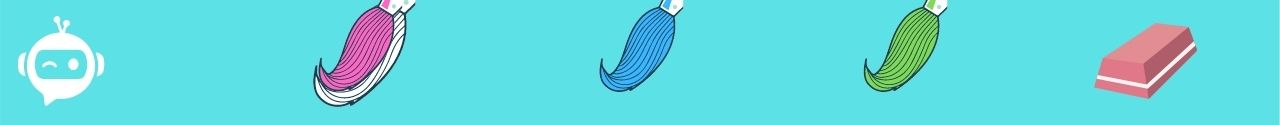
#> input picture opencv/murtazaNew/Virtual Painter/pic/1.jpg, 1280 x 125 px, found by its file name
$ python contours.py
#> lines starting #> are read from the running program, lines starting #| are printed output that depends on the picture; after the words box and inside, x2 and y2 are one past the last pixel; in counts of white or black regions, pixels touching at a corner belong together
"""
Basic  function  57:00 1:12:00
OpenCV Course - Full Tutorial with Python
 https://www.youtube.com/watch?v=oXlwWbU8l2o
 https://github.com/jasmcaus/opencv-course/blob/master/Section%20%231%20-%20Basics/contours.py
 """
import cv2 as cv
import numpy as np

import getpass
BASE_FOLDER = 'C:/Users/'+ getpass.getuser() +'/Pictures/Saved Pictures/'
     # "modrain.jpg"#"grains.jpg" #
mimg = "1.jpg"
path = BASE_FOLDER + mimg

img   = cv.imread(path)
#> img is the input picture: shape (125, 1280, 3); mean B, G, R 221.7, 216.1, 101.1
cv.imshow('Original', img)

# Resizing

resized = cv.resize(img, (500,500), interpolation=cv.INTER_CUBIC)
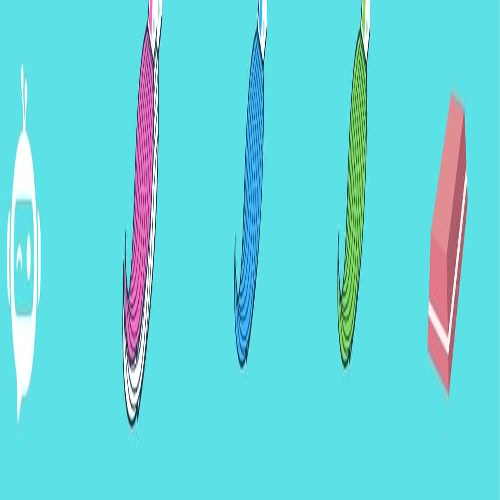
#> resized: shape (500, 500, 3); mean B, G, R 221.7, 216.1, 101.1
cv.imshow('Resized', resized)
img = resized

blank = np.zeros(img.shape, dtype='uint8')
blank1 = np.zeros(img.shape, dtype='uint8')
cv.imshow('Blank', blank)

gray = cv.cvtColor(img, cv.COLOR_BGR2GRAY)
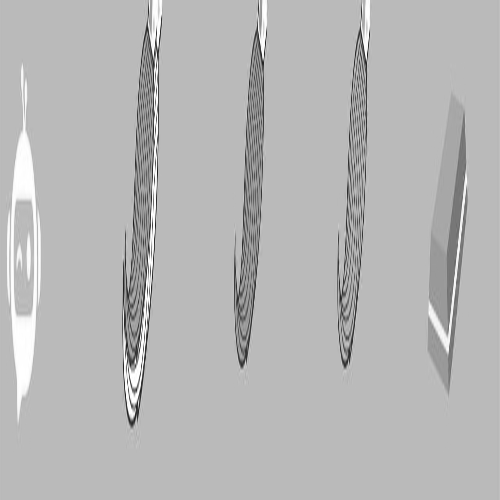
#> gray: shape (500, 500); min 28, max 255, mean 182.5
cv.imshow('Gray', gray)

blur = cv.GaussianBlur(gray, (5,5), cv.BORDER_DEFAULT)
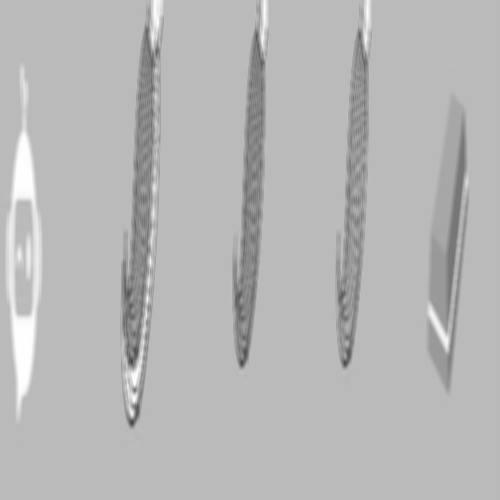
#> blur: shape (500, 500); min 68, max 255, mean 182.5
cv.imshow('Blur', blur)

canny = cv.Canny(blur, 135, 185)
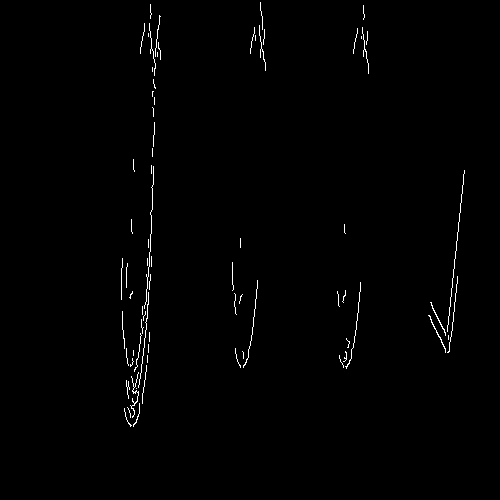
#> canny: shape (500, 500); 0.8% white in thin lines or dots, all inside (x1, y1, x2, y2) = (121, 2, 465, 427)
cv.imshow('Canny Edges', canny)

ret, thresh = cv.threshold(gray, 125, 255, cv.THRESH_BINARY)
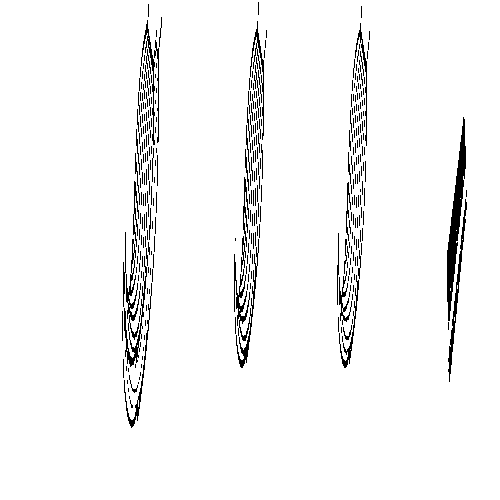
#> thresh: shape (500, 500); 96% white; black in thin lines or dots, all inside (x1, y1, x2, y2) = (122, 2, 467, 428)
cv.imshow('Thresh', thresh)

contours, hierarchies = cv.findContours(canny, cv.RETR_LIST, cv.CHAIN_APPROX_SIMPLE)
#> contours = 73 contours, all with area under 20
print(f'{len(contours)} contour(s) found!')
#| 73 contour(s) found!

cv.drawContours(blank, contours, -1, (0,0,255), 1)
cv.imshow('Contours Drawn', blank)


cv.waitKey(0)
